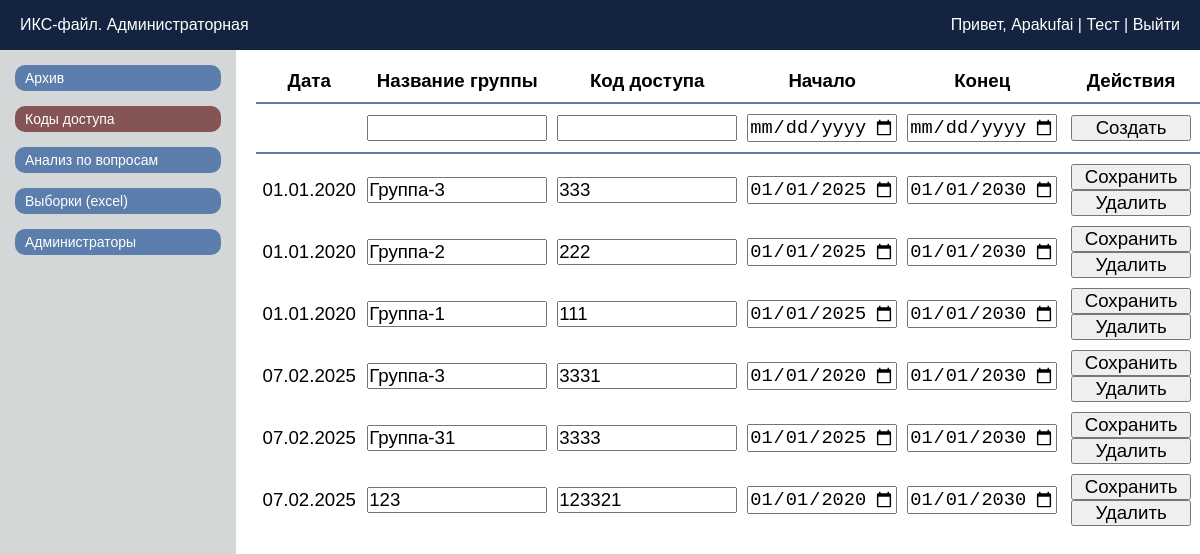
Page /cab_codes (signed in) on the committed database.
### tables this page shows
CREATE TABLE ISeC_accessCodes (
    codeId TEXT PRIMARY KEY,
    testGroup TEXT UNIQUE,
    code TEXT UNIQUE,
    dateFrom TEXT,
    dateUntil TEXT
);

### app.py (the view)
@app.route('/cab_codes')
def cab_codes():
    if 'adminName' not in session:
        return redirect(url_for('cab_login'))
    conn = get_db_connection()
    cursor = conn.cursor()
    cursor.execute("SELECT codeId, testGroup, code, dateFrom, dateUntil FROM ISeC_accessCodes")
    access_codes = cursor.fetchall()
    conn.close()
    codes_list = []
    for row in access_codes:
        codes_list.append({
            'code_id': row[0],
            'test_group': row[1],
            'code': row[2],
            'start_date': datetime.strptime(row[3], '%Y-%m-%d').date().strftime('%Y-%m-%d'),
            'end_date': datetime.strptime(row[4], '%Y-%m-%d').date().strftime('%Y-%m-%d')
        })
    return render_template('cab_codes.html', accessRows=codes_list)

### app.py (called while the page is built)
def get_db_connection():
    try:
        db_path = os.path.join(os.path.dirname(__file__), 'database/ISeC_database.db')
        if not os.path.exists(db_path):
            print(f"База данных не найдена по пути: {db_path}")
        print("Попытка подключения к базе данных...")
        conn = sqlite3.connect(db_path)  # Укажите путь к вашей базе данных
        conn.row_factory = sqlite3.Row  # Позволяет обращаться к столбцам по именам
        print("Подключение успешно.")
        return conn
    except sqlite3.Error as e:
        print(f"Ошибка подключения к базе данных: {e}")
        return None

### templates/cab_codes.html (shortened to what this page needs)
<!doctype html>
<html lang="ru">
<head>
	<link rel="stylesheet" href="{{ url_for('static', filename='css/style_adminCab.css') }}">
</head>
<body>
	<header class="header">
		<div class="header_ISeC">ИКС-файл. Администраторная</div>
		<div class="header_admin">
			<span>
				Привет, <a href="{{ url_for('index') }}">{{ session['adminName'] }}</a> |
				<a href="{{ url_for('index') }}">Тест</a> |
				<a href="{{ url_for('logout') }}">Выйти</a>
			</span>
		</div>
	</header>
	<main class="main">
		<div class="side_menu">
			<button class="btn_sidelink" onclick="window.location.href='http://127.0.0.1:5000/cab_archive'">
				Архив
			</button>
			<button class="btn_sidelink_actual" onclick="window.location.href='http://127.0.0.1:5000/cab_codes'">
				Коды доступа
			</button>
			<button class="btn_sidelink" onclick="window.location.href='http://127.0.0.1:5000/cab_analysis'">
				Анализ по вопросам
			</button>
			<button class="btn_sidelink" onclick="window.location.href='http://127.0.0.1:5000/cab_excelgen'">
				Выборки (excel)
			</button>
			<button class="btn_sidelink" onclick="window.location.href='http://127.0.0.1:5000/cab_admins'">
				Администраторы
			</button>
		</div>
		<div class="central_codes">
			<table>
				<thead>
					<tr class="entrycode_head">
						<th class="entrycode_head_th_0">
							<p>Дата</p>
						</th>
						<th class="entrycode_head_th_1">
							<p>Название группы</p>
						</th>
						<th class="entrycode_head_th_2">
							<p>Код доступа</p>
						</th>
						<th class="entrycode_head_th_3">
							<p>Начало</p>
						</th>
						<th class="entrycode_head_th_4">
							<p>Конец</p>
						</th>
						<th colspan="2" class="entrycode_head_th_5">
							<p>Действия</p>
						</th>
					</tr>
				</thead>
				<tbody>
					<tr class="entrycode_block_create">
						<td class="entrycode_block_td_0">
						</td>
						<td class="entrycode_block_td_1">
							<input type="text" name="test_group">
						</td>
						<td class="entrycode_block_td_2">
							<input type="text" name="code">
						</td>
						<td class="entrycode_block_td_3">
							<input type="date" name="start_date">
						</td>
						<td class="entrycode_block_td_4">
							<input type="date" name="end_date">
						</td>
						<td class="entrycode_block_td_5">
							<button onclick="createCode(this)">Создать</button>
						</td>
					</tr>
					{% for accessRow in accessRows %}
					<tr class="entrycode_block">
						<td class="entrycode_block_td_0">
							{{ accessRow.test_group[:10] }}
						</td>
						<td class="entrycode_block_td_1">
							<input type="text" name="test_group" value="{{ accessRow.test_group[11:] }}">
						</td>
						<td class="entrycode_block_td_2">
							<input type="text" name="code" value="{{ accessRow.code }}">
						</td>
						<td class="entrycode_block_td_3">
							<input type="date" name="start_date" value="{{ accessRow.start_date }}">
						</td>
						<td class="entrycode_block_td_4">
							<input type="date" name="end_date" value="{{ accessRow.end_date }}">
						</td>
						<td class="entrycode_block_td_5">
							<button code_id="{{ accessRow.code_id }}" onclick="updateCode(this)">Сохранить</button>
							<button code_id="{{ accessRow.code_id }}" test_group="{{ accessRow.test_group }}" onclick="deleteCode(this)">Удалить</button>
						</td>
					</tr>
					{% endfor %}
				</tbody>
			</table>
		</div>
	</main>
</body>
</html>

### static/css/style_adminCab.css (style rules this page uses)
* { margin: 0; padding: 0; box-sizing: border-box; }
body { font-family: Arial, sans-serif; background-color: #ffffff; }
.header { width: 100%; height: 50px; display: flex; justify-content: space-between; align-items: center; padding: 0 10px; color: #ffffff; background-color: #142440; }
.header_ISeC { padding-left: 10px; }
.header_admin { text-align: right; padding-right: 10px; }
a { text-decoration: none; color: inherit; background-color: transparent; }
.main { display: flex; flex-direction: row; }
.side_menu { padding-top: 15px; display: flex; flex-direction: column; width: 250px; background-color: #d3d7d8; height: calc(100vh - 50px); gap: 15px; }
.btn_sidelink { color: #ffffff; background-color: #5b7ead; text-align: left; font-size: 14px; margin: 0 15px; padding: 5px 0 5px 10px; border-radius: 10px; border: none; cursor: pointer; }
.btn_sidelink_actual { color: #ffffff; background-color: #855555; text-align: left; font-size: 14px; margin: 0 15px; padding: 5px 0 5px 10px; border-radius: 10px; border: none; cursor: pointer; }
.entrycode_head, .entrycode_block_create td { border-bottom: 2px solid #5b7ead; }
.entrycode_block_create td { padding: 10px 5px; }
.entrycode_head * { padding-bottom: 5px; }
.entrycode_block td { padding-top: 10px; }
.central_codes * { border-collapse: collapse; font-size: 14pt; }
.central_codes table { margin: 20px 0 0 20px; }
.entrycode_head_th_0 { width: 120px; }
.entrycode_block_td_0 { padding: 0 5px; text-align: center; }
.entrycode_head_th_1, .entrycode_block_td_1 input { width: 180px; }
.entrycode_block_td_1 { padding: 0 5px; }
.entrycode_head_th_2, .entrycode_block_td_2 input { width: 180px; }
.entrycode_block_td_2 { padding: 0 5px; }
.entrycode_head_th_3, .entrycode_block_td_3 input { width: 150px; }
.entrycode_block_td_3 { padding: 0 5px; }
.entrycode_head_th_4, .entrycode_block_td_4 input { width: 150px; }
.entrycode_block_td_4 { padding: 0 5px; }
.entrycode_block_td_5 { text-align: center; padding: 0 5px; width: 180px; }
.entrycode_block_td_5 button { width: 120px; }

### rows in the picture
ISeC_accessCodes: testGroup "01.01.2020", test_group "Группа-3", code "333", start_date "01/01/2025", end_date "01/01/2030"
ISeC_accessCodes: testGroup "01.01.2020", test_group "Группа-2", code "222", start_date "01/01/2025", end_date "01/01/2030"
ISeC_accessCodes: testGroup "01.01.2020", test_group "Группа-1", code "111", start_date "01/01/2025", end_date "01/01/2030"
ISeC_accessCodes: testGroup "07.02.2025", test_group "Группа-3", code "3331", start_date "01/01/2020", end_date "01/01/2030"
ISeC_accessCodes: testGroup "07.02.2025", test_group "Группа-31", code "3333", start_date "01/01/2025", end_date "01/01/2030"
ISeC_accessCodes: testGroup "07.02.2025", test_group "123", code "123321", start_date "01/01/2020", end_date "01/01/2030"

### other values in the picture
{{ session['adminName'] }} "Apakufai"
